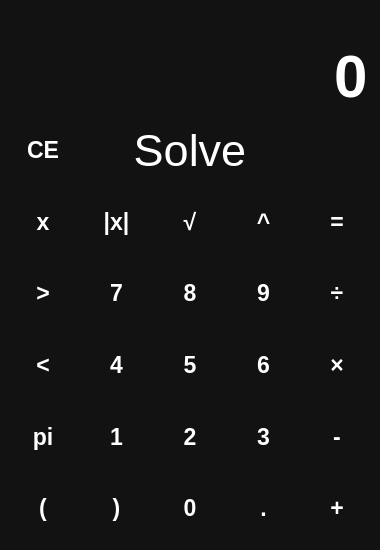
<?xml version="1.0" encoding="UTF-8"?>
<ui version="4.0">
 <class>MainWindow</class>
 <widget class="QMainWindow" name="MainWindow">
  <property name="geometry">
   <rect>
    <x>0</x>
    <y>0</y>
    <width>380</width>
    <height>550</height>
   </rect>
  </property>
  <property name="sizePolicy">
   <sizepolicy hsizetype="Preferred" vsizetype="Preferred">
    <horstretch>0</horstretch>
    <verstretch>0</verstretch>
   </sizepolicy>
  </property>
  <property name="minimumSize">
   <size>
    <width>320</width>
    <height>500</height>
   </size>
  </property>
  <property name="sizeIncrement">
   <size>
    <width>380</width>
    <height>540</height>
   </size>
  </property>
  <property name="baseSize">
   <size>
    <width>380</width>
    <height>540</height>
   </size>
  </property>
  <property name="contextMenuPolicy">
   <enum>Qt::DefaultContextMenu</enum>
  </property>
  <property name="windowTitle">
   <string> Calculator</string>
  </property>
  <property name="windowIcon">
   <iconset resource="icon.qrc">
    <normaloff>:/icon/calculator.png</normaloff>:/icon/calculator.png</iconset>
  </property>
  <property name="styleSheet">
   <string notr="true">QWidget {
	color: white;
	background-color: #121212;
	font-family: Helvetica;
	font-size: 17pt;
	font-weight: 600;
}

QPushButton {
	background-color: transparent;
	border: none;
}

QPushButton:hover {
	background-color: #666;
}

QPushButton:pressed {
	background-color: #888;
}</string>
  </property>
  <widget class="QWidget" name="centralwidget">
   <layout class="QVBoxLayout" name="verticalLayout">
    <item>
     <widget class="QLabel" name="label">
      <property name="sizePolicy">
       <sizepolicy hsizetype="Preferred" vsizetype="Maximum">
        <horstretch>0</horstretch>
        <verstretch>0</verstretch>
       </sizepolicy>
      </property>
      <property name="layoutDirection">
       <enum>Qt::RightToLeft</enum>
      </property>
      <property name="styleSheet">
       <string notr="true">color: #888;</string>
      </property>
      <property name="text">
       <string/>
      </property>
      <property name="alignment">
       <set>Qt::AlignRight|Qt::AlignTrailing|Qt::AlignVCenter</set>
      </property>
     </widget>
    </item>
    <item>
     <widget class="QLineEdit" name="lineEdit">
      <property name="sizePolicy">
       <sizepolicy hsizetype="Expanding" vsizetype="Maximum">
        <horstretch>0</horstretch>
        <verstretch>0</verstretch>
       </sizepolicy>
      </property>
      <property name="styleSheet">
       <string notr="true">font-size: 45pt;
border: none;</string>
      </property>
      <property name="text">
       <string>0</string>
      </property>
      <property name="alignment">
       <set>Qt::AlignRight|Qt::AlignTrailing|Qt::AlignVCenter</set>
      </property>
      <property name="readOnly">
       <bool>true</bool>
      </property>
     </widget>
    </item>
    <item>
     <layout class="QGridLayout" name="gridLayout">
      <item row="3" column="1">
       <widget class="QPushButton" name="btn_4">
        <property name="sizePolicy">
         <sizepolicy hsizetype="Minimum" vsizetype="Expanding">
          <horstretch>0</horstretch>
          <verstretch>0</verstretch>
         </sizepolicy>
        </property>
        <property name="text">
         <string>4</string>
        </property>
        <property name="shortcut">
         <string>4</string>
        </property>
       </widget>
      </item>
      <item row="1" column="2">
       <widget class="QPushButton" name="btn_sqrt">
        <property name="sizePolicy">
         <sizepolicy hsizetype="Minimum" vsizetype="Expanding">
          <horstretch>0</horstretch>
          <verstretch>0</verstretch>
         </sizepolicy>
        </property>
        <property name="cursor">
         <cursorShape>ArrowCursor</cursorShape>
        </property>
        <property name="text">
         <string>√</string>
        </property>
        <property name="shortcut">
         <string>S</string>
        </property>
       </widget>
      </item>
      <item row="2" column="3">
       <widget class="QPushButton" name="btn_9">
        <property name="sizePolicy">
         <sizepolicy hsizetype="Minimum" vsizetype="Expanding">
          <horstretch>0</horstretch>
          <verstretch>0</verstretch>
         </sizepolicy>
        </property>
        <property name="text">
         <string>9</string>
        </property>
        <property name="shortcut">
         <string>9</string>
        </property>
       </widget>
      </item>
      <item row="0" column="4">
       <widget class="QPushButton" name="btn_delete">
        <property name="sizePolicy">
         <sizepolicy hsizetype="Minimum" vsizetype="Expanding">
          <horstretch>0</horstretch>
          <verstretch>0</verstretch>
         </sizepolicy>
        </property>
        <property name="cursor">
         <cursorShape>ArrowCursor</cursorShape>
        </property>
        <property name="text">
         <string/>
        </property>
        <property name="icon">
         <iconset resource="icon.qrc">
          <normaloff>:/icon/backspace.png</normaloff>:/icon/backspace.png</iconset>
        </property>
        <property name="iconSize">
         <size>
          <width>24</width>
          <height>24</height>
         </size>
        </property>
        <property name="shortcut">
         <string>Backspace</string>
        </property>
       </widget>
      </item>
      <item row="5" column="1">
       <widget class="QPushButton" name="btn_right">
        <property name="sizePolicy">
         <sizepolicy hsizetype="Minimum" vsizetype="Expanding">
          <horstretch>0</horstretch>
          <verstretch>0</verstretch>
         </sizepolicy>
        </property>
        <property name="text">
         <string>)</string>
        </property>
        <property name="shortcut">
         <string>)</string>
        </property>
       </widget>
      </item>
      <item row="3" column="4">
       <widget class="QPushButton" name="btn_mult">
        <property name="sizePolicy">
         <sizepolicy hsizetype="Minimum" vsizetype="Expanding">
          <horstretch>0</horstretch>
          <verstretch>0</verstretch>
         </sizepolicy>
        </property>
        <property name="text">
         <string>×</string>
        </property>
        <property name="shortcut">
         <string>*</string>
        </property>
       </widget>
      </item>
      <item row="2" column="4">
       <widget class="QPushButton" name="btn_div">
        <property name="sizePolicy">
         <sizepolicy hsizetype="Minimum" vsizetype="Expanding">
          <horstretch>0</horstretch>
          <verstretch>0</verstretch>
         </sizepolicy>
        </property>
        <property name="text">
         <string>÷</string>
        </property>
        <property name="shortcut">
         <string>/</string>
        </property>
       </widget>
      </item>
      <item row="0" column="0">
       <widget class="QPushButton" name="btn_clear">
        <property name="sizePolicy">
         <sizepolicy hsizetype="Minimum" vsizetype="Expanding">
          <horstretch>0</horstretch>
          <verstretch>0</verstretch>
         </sizepolicy>
        </property>
        <property name="cursor">
         <cursorShape>ArrowCursor</cursorShape>
        </property>
        <property name="text">
         <string>CE</string>
        </property>
        <property name="shortcut">
         <string>C</string>
        </property>
       </widget>
      </item>
      <item row="4" column="1">
       <widget class="QPushButton" name="btn_1">
        <property name="sizePolicy">
         <sizepolicy hsizetype="Minimum" vsizetype="Expanding">
          <horstretch>0</horstretch>
          <verstretch>0</verstretch>
         </sizepolicy>
        </property>
        <property name="text">
         <string>1</string>
        </property>
        <property name="shortcut">
         <string>1</string>
        </property>
       </widget>
      </item>
      <item row="2" column="2">
       <widget class="QPushButton" name="btn_8">
        <property name="sizePolicy">
         <sizepolicy hsizetype="Minimum" vsizetype="Expanding">
          <horstretch>0</horstretch>
          <verstretch>0</verstretch>
         </sizepolicy>
        </property>
        <property name="text">
         <string>8</string>
        </property>
        <property name="shortcut">
         <string>8</string>
        </property>
       </widget>
      </item>
      <item row="5" column="0">
       <widget class="QPushButton" name="btn_left">
        <property name="sizePolicy">
         <sizepolicy hsizetype="Minimum" vsizetype="Expanding">
          <horstretch>0</horstretch>
          <verstretch>0</verstretch>
         </sizepolicy>
        </property>
        <property name="text">
         <string>(</string>
        </property>
        <property name="shortcut">
         <string>(</string>
        </property>
       </widget>
      </item>
      <item row="1" column="1">
       <widget class="QPushButton" name="btn_abs">
        <property name="sizePolicy">
         <sizepolicy hsizetype="Minimum" vsizetype="Expanding">
          <horstretch>0</horstretch>
          <verstretch>0</verstretch>
         </sizepolicy>
        </property>
        <property name="cursor">
         <cursorShape>ArrowCursor</cursorShape>
        </property>
        <property name="text">
         <string>|x|</string>
        </property>
        <property name="shortcut">
         <string>|</string>
        </property>
       </widget>
      </item>
      <item row="3" column="3">
       <widget class="QPushButton" name="btn_6">
        <property name="sizePolicy">
         <sizepolicy hsizetype="Minimum" vsizetype="Expanding">
          <horstretch>0</horstretch>
          <verstretch>0</verstretch>
         </sizepolicy>
        </property>
        <property name="text">
         <string>6</string>
        </property>
        <property name="shortcut">
         <string>6</string>
        </property>
       </widget>
      </item>
      <item row="1" column="4">
       <widget class="QPushButton" name="btn_eq">
        <property name="sizePolicy">
         <sizepolicy hsizetype="Minimum" vsizetype="Expanding">
          <horstretch>0</horstretch>
          <verstretch>0</verstretch>
         </sizepolicy>
        </property>
        <property name="cursor">
         <cursorShape>ArrowCursor</cursorShape>
        </property>
        <property name="text">
         <string>=</string>
        </property>
        <property name="shortcut">
         <string>=</string>
        </property>
        <property name="autoExclusive">
         <bool>false</bool>
        </property>
       </widget>
      </item>
      <item row="5" column="3">
       <widget class="QPushButton" name="btn_cdot">
        <property name="sizePolicy">
         <sizepolicy hsizetype="Minimum" vsizetype="Expanding">
          <horstretch>0</horstretch>
          <verstretch>0</verstretch>
         </sizepolicy>
        </property>
        <property name="text">
         <string>.</string>
        </property>
        <property name="shortcut">
         <string>.</string>
        </property>
       </widget>
      </item>
      <item row="4" column="3">
       <widget class="QPushButton" name="btn_3">
        <property name="sizePolicy">
         <sizepolicy hsizetype="Minimum" vsizetype="Expanding">
          <horstretch>0</horstretch>
          <verstretch>0</verstretch>
         </sizepolicy>
        </property>
        <property name="text">
         <string>3</string>
        </property>
        <property name="shortcut">
         <string>3</string>
        </property>
       </widget>
      </item>
      <item row="5" column="4">
       <widget class="QPushButton" name="btn_plus">
        <property name="sizePolicy">
         <sizepolicy hsizetype="Minimum" vsizetype="Expanding">
          <horstretch>0</horstretch>
          <verstretch>0</verstretch>
         </sizepolicy>
        </property>
        <property name="text">
         <string>+</string>
        </property>
        <property name="shortcut">
         <string>+</string>
        </property>
       </widget>
      </item>
      <item row="4" column="2">
       <widget class="QPushButton" name="btn_2">
        <property name="sizePolicy">
         <sizepolicy hsizetype="Minimum" vsizetype="Expanding">
          <horstretch>0</horstretch>
          <verstretch>0</verstretch>
         </sizepolicy>
        </property>
        <property name="text">
         <string>2</string>
        </property>
        <property name="shortcut">
         <string>2</string>
        </property>
       </widget>
      </item>
      <item row="5" column="2">
       <widget class="QPushButton" name="btn_0">
        <property name="sizePolicy">
         <sizepolicy hsizetype="Minimum" vsizetype="Expanding">
          <horstretch>0</horstretch>
          <verstretch>0</verstretch>
         </sizepolicy>
        </property>
        <property name="text">
         <string>0</string>
        </property>
        <property name="shortcut">
         <string>0</string>
        </property>
       </widget>
      </item>
      <item row="1" column="3">
       <widget class="QPushButton" name="btn_degree">
        <property name="sizePolicy">
         <sizepolicy hsizetype="Minimum" vsizetype="Expanding">
          <horstretch>0</horstretch>
          <verstretch>0</verstretch>
         </sizepolicy>
        </property>
        <property name="cursor">
         <cursorShape>ArrowCursor</cursorShape>
        </property>
        <property name="text">
         <string>^</string>
        </property>
        <property name="shortcut">
         <string>^</string>
        </property>
       </widget>
      </item>
      <item row="2" column="1">
       <widget class="QPushButton" name="btn_7">
        <property name="sizePolicy">
         <sizepolicy hsizetype="Minimum" vsizetype="Expanding">
          <horstretch>0</horstretch>
          <verstretch>0</verstretch>
         </sizepolicy>
        </property>
        <property name="text">
         <string>7</string>
        </property>
        <property name="shortcut">
         <string>7</string>
        </property>
       </widget>
      </item>
      <item row="3" column="2">
       <widget class="QPushButton" name="btn_5">
        <property name="sizePolicy">
         <sizepolicy hsizetype="Minimum" vsizetype="Expanding">
          <horstretch>0</horstretch>
          <verstretch>0</verstretch>
         </sizepolicy>
        </property>
        <property name="text">
         <string>5</string>
        </property>
        <property name="shortcut">
         <string>5</string>
        </property>
       </widget>
      </item>
      <item row="0" column="1" colspan="3">
       <widget class="QPushButton" name="btn_solve">
        <property name="sizePolicy">
         <sizepolicy hsizetype="Minimum" vsizetype="Expanding">
          <horstretch>0</horstretch>
          <verstretch>0</verstretch>
         </sizepolicy>
        </property>
        <property name="cursor">
         <cursorShape>PointingHandCursor</cursorShape>
        </property>
        <property name="styleSheet">
         <string notr="true">font: 34pt</string>
        </property>
        <property name="text">
         <string>Solve</string>
        </property>
        <property name="shortcut">
         <string>Return</string>
        </property>
       </widget>
      </item>
      <item row="4" column="4">
       <widget class="QPushButton" name="btn_minus">
        <property name="sizePolicy">
         <sizepolicy hsizetype="Minimum" vsizetype="Expanding">
          <horstretch>0</horstretch>
          <verstretch>0</verstretch>
         </sizepolicy>
        </property>
        <property name="text">
         <string>-</string>
        </property>
        <property name="shortcut">
         <string>-</string>
        </property>
       </widget>
      </item>
      <item row="1" column="0">
       <widget class="QPushButton" name="btn_x">
        <property name="sizePolicy">
         <sizepolicy hsizetype="Minimum" vsizetype="Expanding">
          <horstretch>0</horstretch>
          <verstretch>0</verstretch>
         </sizepolicy>
        </property>
        <property name="cursor">
         <cursorShape>ArrowCursor</cursorShape>
        </property>
        <property name="text">
         <string>x</string>
        </property>
        <property name="shortcut">
         <string>X</string>
        </property>
       </widget>
      </item>
      <item row="4" column="0">
       <widget class="QPushButton" name="btn_pi">
        <property name="sizePolicy">
         <sizepolicy hsizetype="Minimum" vsizetype="Expanding">
          <horstretch>0</horstretch>
          <verstretch>0</verstretch>
         </sizepolicy>
        </property>
        <property name="text">
         <string>pi</string>
        </property>
        <property name="shortcut">
         <string>P</string>
        </property>
       </widget>
      </item>
      <item row="3" column="0">
       <widget class="QPushButton" name="btn_le">
        <property name="sizePolicy">
         <sizepolicy hsizetype="Minimum" vsizetype="Expanding">
          <horstretch>0</horstretch>
          <verstretch>0</verstretch>
         </sizepolicy>
        </property>
        <property name="text">
         <string>&lt;</string>
        </property>
        <property name="shortcut">
         <string>&lt;</string>
        </property>
       </widget>
      </item>
      <item row="2" column="0">
       <widget class="QPushButton" name="btn_qe">
        <property name="sizePolicy">
         <sizepolicy hsizetype="Minimum" vsizetype="Expanding">
          <horstretch>0</horstretch>
          <verstretch>0</verstretch>
         </sizepolicy>
        </property>
        <property name="text">
         <string>&gt;</string>
        </property>
        <property name="shortcut">
         <string>&gt;</string>
        </property>
       </widget>
      </item>
     </layout>
    </item>
   </layout>
  </widget>
 </widget>
 <resources>
  <include location="icon.qrc"/>
 </resources>
 <connections/>
</ui>
